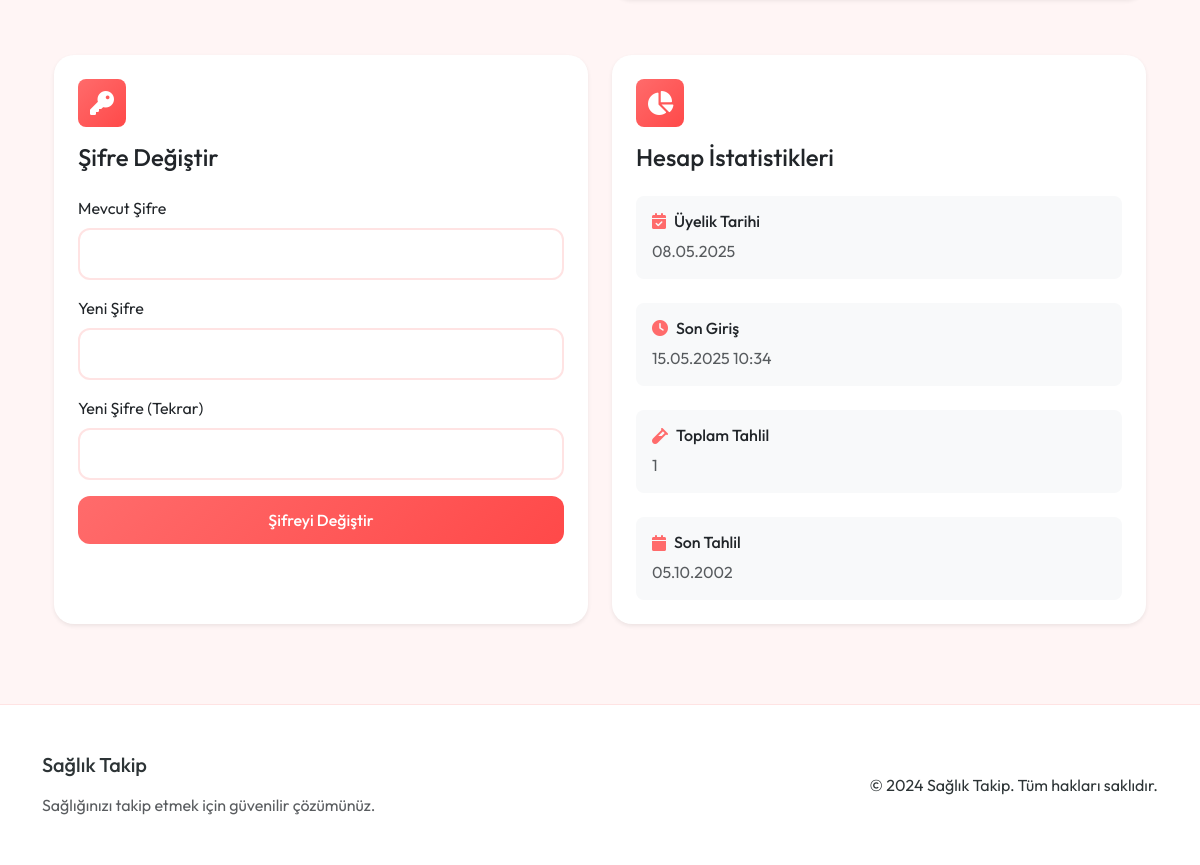
/profile (signed in, lower part), run on an earlier commit of the app's database.
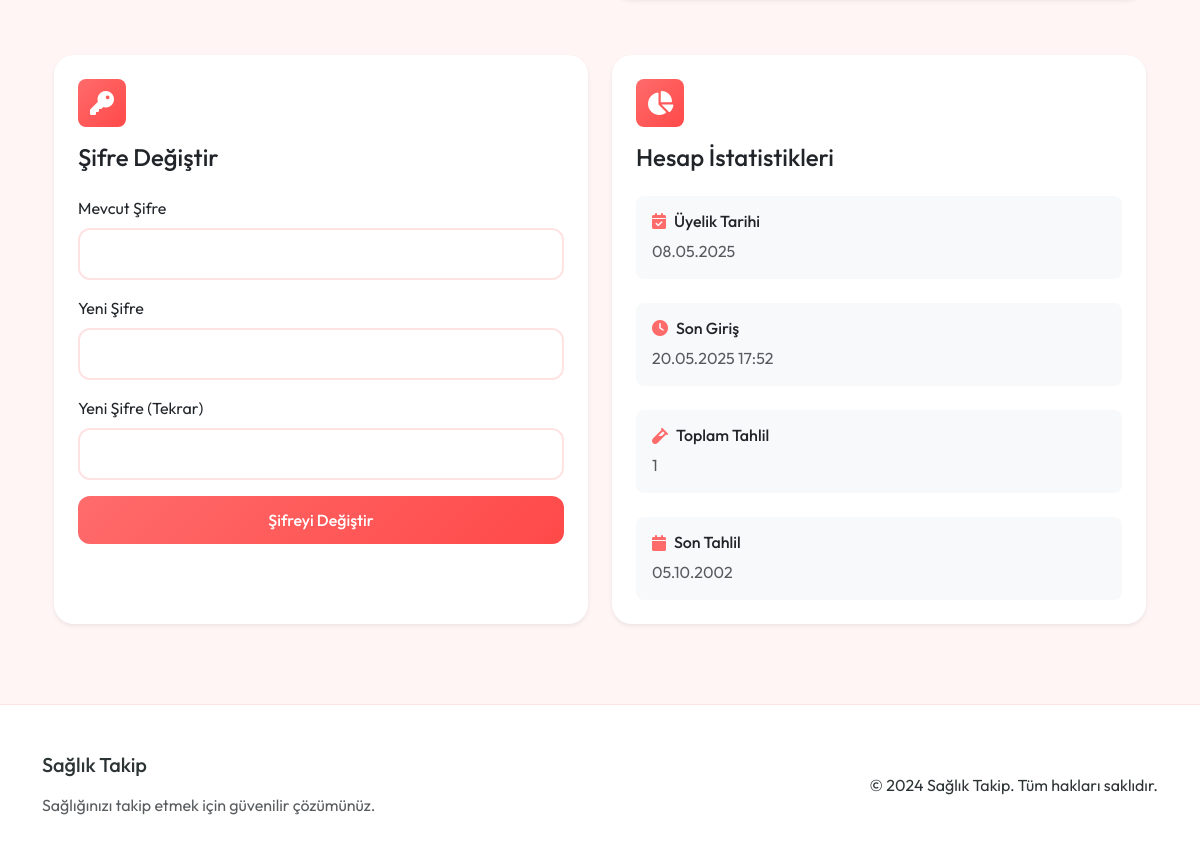
And on a later commit of the database.
### app.py (models this page shows, shortened)
class User(UserMixin, db.Model):
    id = db.Column(db.Integer, primary_key=True)
    email = db.Column(db.String(120), unique=True, nullable=False)
    password_hash = db.Column(db.String(128))
    name = db.Column(db.String(100))
    age = db.Column(db.Integer)
    gender = db.Column(db.String(10))
    weight = db.Column(db.Float)
    height = db.Column(db.Float)
    activity_level = db.Column(db.String(20))  # Sedentary, Lightly Active, Moderately Active, Very Active, Extra Active
    goal = db.Column(db.String(20))  # Lose Weight, Maintain, Gain Weight
    last_login = db.Column(db.DateTime, nullable=True)
    created_at = db.Column(db.DateTime, default=datetime.utcnow)
    test_results = db.relationship('TestResult', backref='user', lazy=True)
    meals = db.relationship('Meal', backref='user', lazy=True)

### app.py (the view, shortened to what this page needs)
@app.route('/profile', methods=['GET', 'POST'])
@login_required
def profile():
    return render_template('profile/profile.html')

### app.py (called while the page is built)
@login_manager.user_loader
def load_user(user_id):
    return User.query.get(int(user_id))

### health_app/templates/profile/profile.html (shortened to what the changed rows need)
{% extends "base.html" %}
{% block content %}
<section class="py-5">
    <div class="container">
        <div class="row g-4 mt-2">
            <div class="col-md-6">
                <div class="card border-0 shadow-sm h-100">
                    <div class="card-body p-4">
                        <div class="stats-item mb-4">
                            <div class="d-flex align-items-center mb-2">
                                <i class="fas fa-calendar-check text-primary me-2"></i>
                                <h6 class="mb-0">Üyelik Tarihi</h6>
                            </div>
                            <p class="text-muted mb-0">{{ current_user.created_at.strftime('%d.%m.%Y') if current_user.created_at else 'Belirtilmemiş' }}</p>
                        </div>
                        <div class="stats-item mb-4">
                            <div class="d-flex align-items-center mb-2">
                                <i class="fas fa-clock text-primary me-2"></i>
                                <h6 class="mb-0">Son Giriş</h6>
                            </div>
                            <p class="text-muted mb-0">{{ current_user.last_login.strftime('%d.%m.%Y %H:%M') if current_user.last_login else 'Belirtilmemiş' }}</p>
                        </div>
                    </div>
                </div>
            </div>
        </div>
    </div>
</section>
{% endblock %}

What changed in the data, as far as the page shows it:
changed User: last_login "15.05.2025 10:34" → "20.05.2025 17:52"
